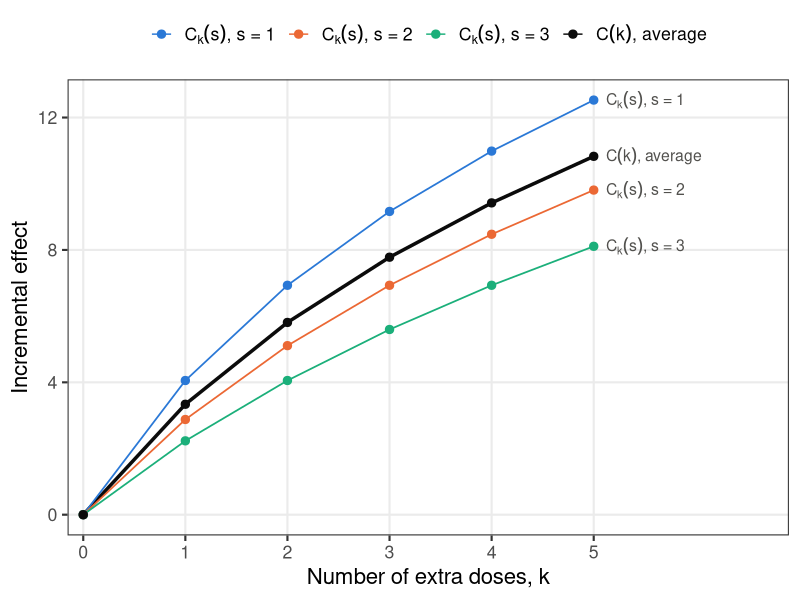
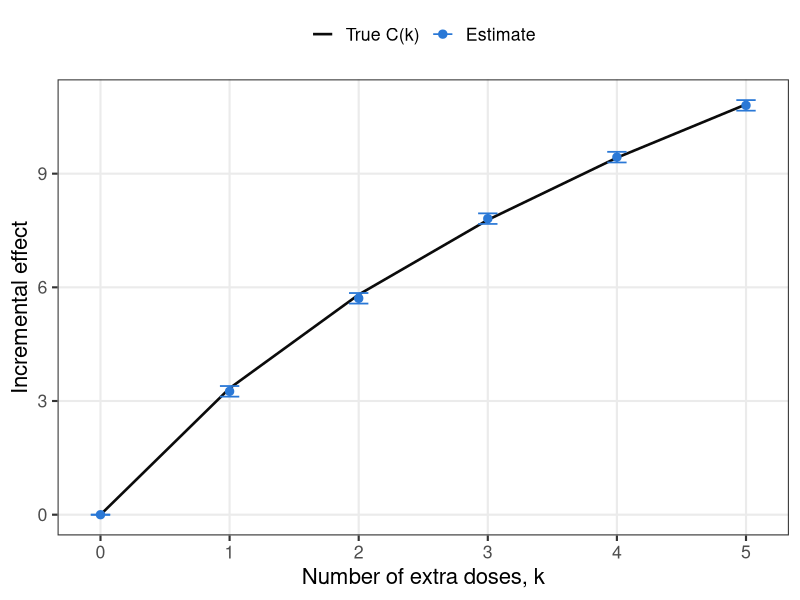

Generate these figures, in order, with R:
## ---- chunk 1
#| label: fig-incremental-curve
#| fig-cap: "The incremental effect curve $C(k)$ (black) is the average of the conditional curves $C_k(s)$ for each prior dose $s$ (colored), weighted by the share of users $p_s$ at each prior dose."
#| code-fold: true
library(ggplot2)

# Share of users at each prior dose, p_s
p_s <- c(`1` = 0.5, `2` = 0.3, `3` = 0.2)
s <- as.numeric(names(p_s))
k <- 0:5

# Dose response with diminishing returns, depending only on the total dose
g <- function(d) 10 * log(1 + d)

# Conditional curves C_k(s) = g(s + k) - g(s), one per prior dose
C_k_s <- expand.grid(k = k, s = s)
C_k_s$C <- g(C_k_s$s + C_k_s$k) - g(C_k_s$s)
C_k_s$series <- paste0("C[k](s)*\", s = ", C_k_s$s, "\"")

# Incremental effect curve C(k) = sum_s p_s C_k(s)
C_k <- data.frame(k = k, C = sapply(k, function(k) sum(p_s * (g(s + k) - g(s)))))
C_k$series <- "C(k)*\", average\""

curves <- rbind(C_k_s[, c("k", "C", "series")], C_k)
# Series names are plotmath expressions, so C_k(s) renders with a subscript
series <- c(unique(C_k_s$series), C_k$series[1])
series_colors <- setNames(c("#2a78d6", "#eb6834", "#1baf7a", "#0b0b0b"), series)
series_widths <- setNames(c(0.6, 0.6, 0.6, 1.2), series)
labels <- curves[curves$k == max(k), ]

ggplot(curves, aes(x = k, y = C, color = series)) +
  geom_line(aes(linewidth = series)) +
  geom_point(size = 2.5) +
  geom_text(data = labels, aes(label = series), hjust = 0, nudge_x = 0.12,
            size = 4, color = "#52514e", parse = TRUE, show.legend = FALSE) +
  scale_color_manual(values = series_colors, breaks = series,
                     labels = parse(text = series), name = NULL) +
  scale_linewidth_manual(values = series_widths, guide = "none") +
  scale_x_continuous(breaks = k, expand = expansion(mult = c(0.03, 0.35))) +
  labs(x = "Number of extra doses, k", y = "Incremental effect") +
  theme_bw(base_size = 16) +
  theme(legend.position = "top", panel.grid.minor = element_blank())
## ---- chunk 2
set.seed(3)
n <- 60000
k_bar <- 5

S <- sample(s, n, replace = TRUE, prob = p_s)  # prior dose, with shares p_s
X <- rnorm(n, mean = 0.5 * (S - 1.7))          # engagement, higher for larger S
K <- sample(0:k_bar, n, replace = TRUE)        # randomized number of extra doses
y <- 20 + 8 * X + g(S + K) + rnorm(n, sd = 5)

df <- data.frame(user_id = seq_len(n), X = X, S = S, K = K, y = y)
knitr::kable(head(df), digits = 2)
## ---- chunk 3
# Difference in means against the control arm, K = 0
y_bar <- tapply(df$y, df$K, mean)
s2 <- tapply(df$y, df$K, var)
n_k <- tapply(df$y, df$K, length)
C_hat_dm <- y_bar - y_bar["0"]
se_C_hat_dm <- sqrt(s2 / n_k + s2["0"] / n_k["0"])

# Regression with arm indicators, adjusting for X and S
fit <- lm(y ~ factor(K) + X + factor(S), data = df)
beta_hat <- coef(fit)[paste0("factor(K)", 1:k_bar)]
V_beta_hat <- vcov(fit)[names(beta_hat), names(beta_hat)]
C_hat_reg <- c(0, beta_hat)
se_C_hat_reg <- c(0, sqrt(diag(V_beta_hat)))

# Step effects tau_k = beta_k - beta_{k-1}
L <- diag(k_bar)
L[cbind(2:k_bar, 1:(k_bar - 1))] <- -1
tau_k_hat <- drop(L %*% beta_hat)
se_tau_k_hat <- sqrt(diag(L %*% V_beta_hat %*% t(L)))

# Ground truth from the dose response and the shares p_s
k_values <- 0:k_bar
C_true <- sapply(k_values, function(k) sum(p_s * (g(s + k) - g(s))))
tau_k_true <- diff(C_true)
## ---- chunk 4
#| label: tbl-incremental-estimates
#| tbl-cap: "Estimates of the incremental effect curve $C(k)$ and the step effects $\\tau_k$, with standard errors in parentheses, against the ground truth."
#| code-fold: true
est_se <- function(est, se) sprintf("%.2f (%.2f)", est, se)
knitr::kable(
  data.frame(
    k = k_values,
    C_true = sprintf("%.2f", C_true),
    C_hat_dm = c("—", est_se(C_hat_dm[-1], se_C_hat_dm[-1])),
    C_hat_reg = c("—", est_se(C_hat_reg[-1], se_C_hat_reg[-1])),
    tau_k_true = c("—", sprintf("%.2f", tau_k_true)),
    tau_k_hat = c("—", est_se(tau_k_hat, se_tau_k_hat))
  ),
  col.names = c("$k$", "True $C(k)$", "$\\hat{C}(k)$, difference in means",
                "$\\hat{C}(k)$, regression", "True $\\tau_k$", "$\\hat{\\tau}_k$, regression"),
  align = "rrrrrr"
)
## ---- chunk 5
#| label: fig-incremental-estimates
#| fig-cap: "The regression estimates of the incremental effect curve (blue, with 95% confidence intervals) against the true curve $C(k)$ (black)."
#| code-fold: true
estimates <- data.frame(k = k_values, C_hat = C_hat_reg,
                        lower = C_hat_reg - 1.96 * se_C_hat_reg,
                        upper = C_hat_reg + 1.96 * se_C_hat_reg)
truth <- data.frame(k = k_values, C = C_true)

ggplot() +
  geom_line(data = truth, aes(x = k, y = C, color = "True C(k)"), linewidth = 0.9) +
  geom_errorbar(data = estimates, aes(x = k, ymin = lower, ymax = upper, color = "Estimate"),
                width = 0.15, linewidth = 0.6) +
  geom_point(data = estimates, aes(x = k, y = C_hat, color = "Estimate"), size = 2.5) +
  scale_color_manual(values = c("True C(k)" = "#0b0b0b", "Estimate" = "#2a78d6"),
                     breaks = c("True C(k)", "Estimate"), name = NULL) +
  scale_x_continuous(breaks = k_values) +
  labs(x = "Number of extra doses, k", y = "Incremental effect") +
  theme_bw(base_size = 16) +
  theme(legend.position = "top", panel.grid.minor = element_blank())
## ---- chunk 6
set.seed(4)
n <- 200000
X <- rnorm(n)
pi_A <- 0.1
pi_C_x <- function(x) 0.8 * plogis(2 * x)  # pi_C(x), the complier share at X = x

u <- runif(n)
G <- ifelse(u < pi_A, "A", ifelse(u < pi_A + pi_C_x(X), "C", "N"))
T_1 <- as.integer(G %in% c("A", "C"))  # T_i(1), treatment received if emailed
T_0 <- as.integer(G == "A")            # T_i(0), treatment received if not emailed

y_0 <- 20 + 5 * X + 3 * (G == "A") + rnorm(n, sd = 5)
y_1 <- y_0 + 1 + X

Z <- rbinom(n, 1, 0.5)  # randomized assignment, the email
T <- ifelse(Z == 1, T_1, T_0)
y <- ifelse(T == 1, y_1, y_0)

email <- data.frame(user_id = seq_len(n), X, G, Z, T, y)
knitr::kable(head(email), digits = 2)
## ---- chunk 7
tau_ITT_hat <- mean(email$y[email$Z == 1]) - mean(email$y[email$Z == 0])

by_type <- t(sapply(c(A = "A", C = "C", N = "N"), function(g) {
  in_g <- email$G == g
  share <- mean(in_g)
  itt_g <- mean(email$y[in_g & email$Z == 1]) - mean(email$y[in_g & email$Z == 0])
  c(share = share, itt_g = itt_g, contribution = share * itt_g)
}))
by_type
c(tau_ITT_hat = tau_ITT_hat, sum_of_contributions = sum(by_type[, "contribution"]))
## ---- chunk 8
pi_C_hat <- mean(email$T[email$Z == 1]) - mean(email$T[email$Z == 0])
tau_LATE_hat <- tau_ITT_hat / pi_C_hat
se_tau_ITT_hat <- coef(summary(lm(y ~ Z, data = email)))["Z", "Std. Error"]
se_tau_LATE_hat <- se_tau_ITT_hat / pi_C_hat  # approximate

# Ground truth from the potential outcomes
y_T_1 <- ifelse(T_1 == 1, y_1, y_0)  # y_i(T_i(1))
y_T_0 <- ifelse(T_0 == 1, y_1, y_0)  # y_i(T_i(0))
tau_ITT <- mean(y_T_1 - y_T_0)
pi_C <- mean(G == "C")
tau_LATE <- mean((y_1 - y_0)[G == "C"])
tau <- mean(y_1 - y_0)
## ---- chunk 9
#| label: tbl-itt-late
#| tbl-cap: "The ITT and the LATE estimated from the email dataset, against the ground truth computed from the potential outcomes."
#| code-fold: true
knitr::kable(
  data.frame(
    Quantity = c("$\\tau_{ITT}$", "$\\pi_C$", "$\\tau_{LATE}$", "$\\tau$"),
    Meaning = c("Effect of sending the email, averaged over all users",
                "Share of compliers",
                "Effect of using the feature, averaged over compliers",
                "Effect of using the feature, averaged over all users"),
    Estimate = c(sprintf("%.3f (%.3f)", tau_ITT_hat, se_tau_ITT_hat),
                 sprintf("%.3f", pi_C_hat),
                 sprintf("%.3f (%.3f)", tau_LATE_hat, se_tau_LATE_hat),
                 "Not identified"),
    Truth = sprintf("%.3f", c(tau_ITT, pi_C, tau_LATE, tau))
  ),
  col.names = c("Quantity", "Meaning", "Estimate (SE)", "Ground truth"),
  align = "llrr"
)
